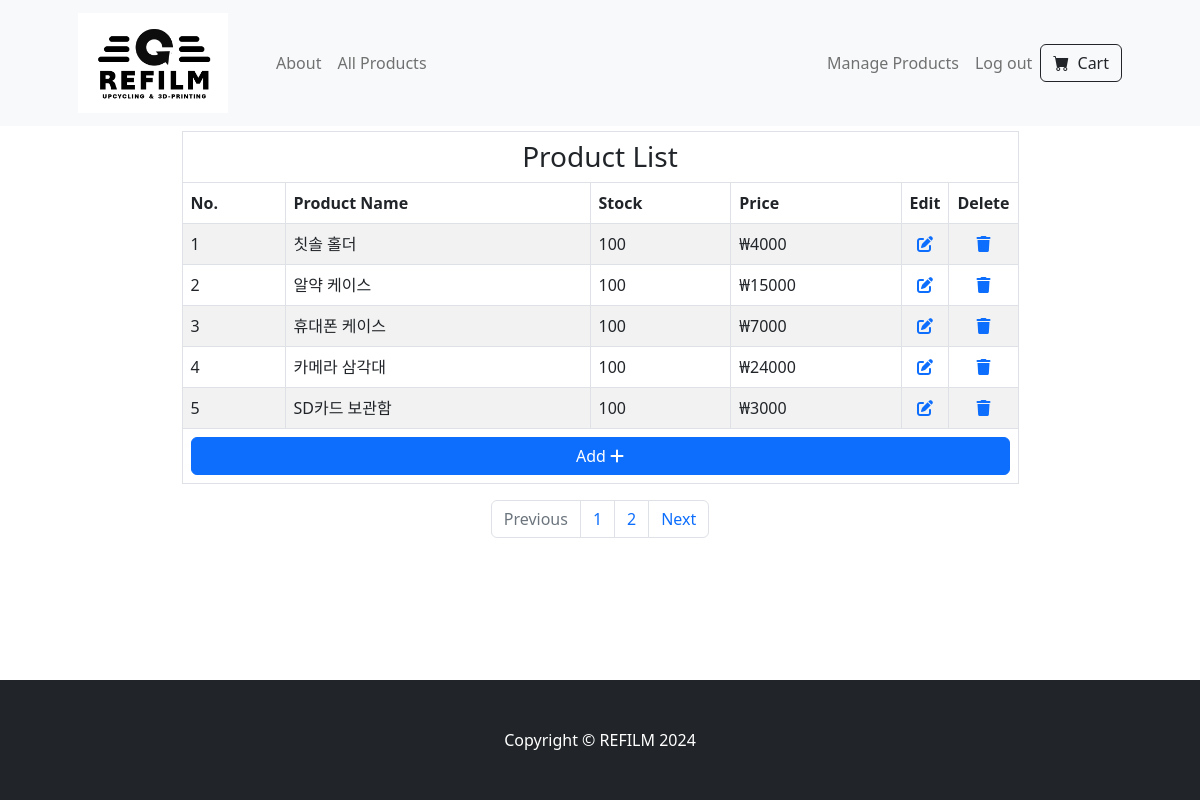
The app's page /manage (signed in), older data.
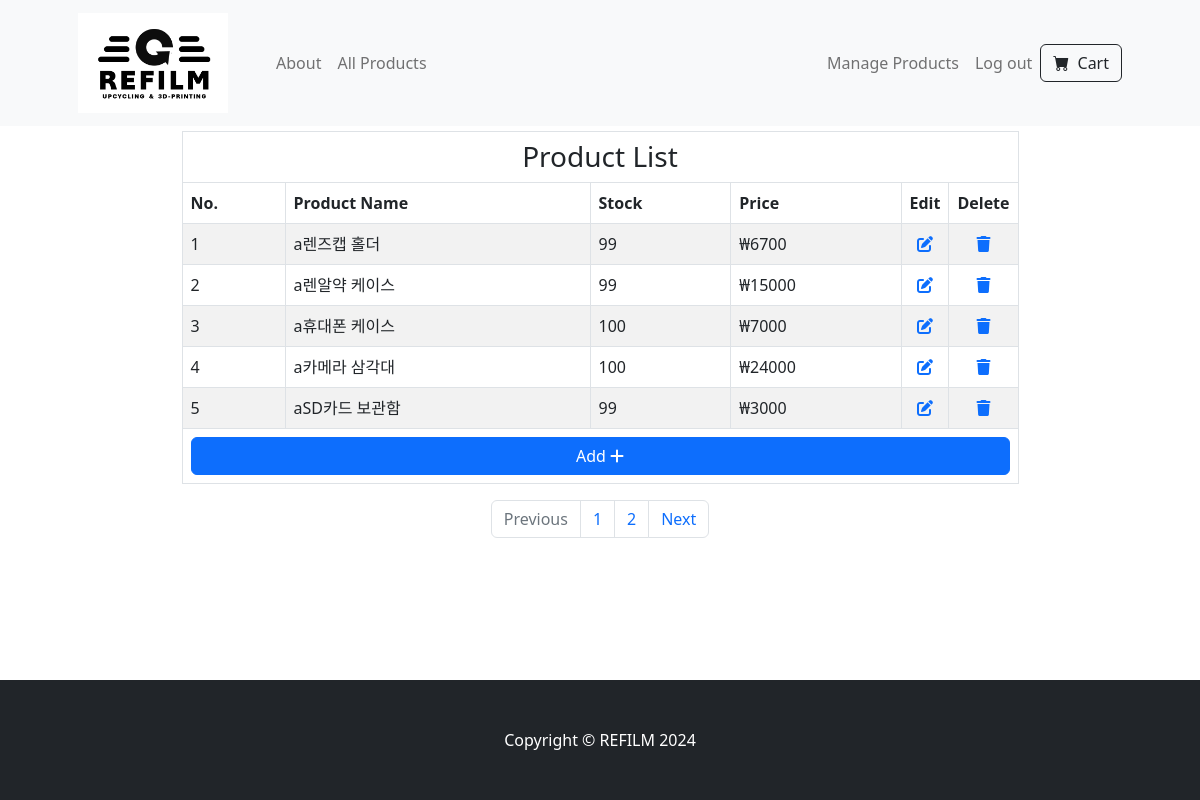
The same page, newer data.
### tables this page shows
CREATE TABLE products (id INTEGER PRIMARY KEY AUTOINCREMENT NOT NULL, productname TEXT NOT NULL, quantity INTEGER NOT NULL, price INTEGER NOT NULL, image_extension TEXT, description TEXT);

### app.py (the view)
@app.route('/manage')
@login_required
def manage():
    all_product_length = len(db.execute("SELECT * FROM products"))
    page = int(request.args.get('page', 1))
    start = (page - 1) * PER_PAGE_MANAGE
    data, length = get_page_data(start, PER_PAGE_MANAGE)
    products = []
    for i in range(length):
        products.append({"index": i + 1 + start, "product_name": data[i]["productname"], "quantity": data[i]["quantity"], "price": data[i]["price"], "product_id":int(data[i]["id"])})
    pagination_links = make_pagination_link(all_product_length, PER_PAGE_MANAGE, 'manage')
    return render_template("manage.html", products=products, pagination_links=pagination_links, page=page)

### helpers.py (called while the page is built)
def login_required(f):
    @wraps(f)
    def decorated_function(*args, **kwargs):
        if session.get("user_id") is None:
            return redirect("/login")
        return f(*args, **kwargs)
    return decorated_function

def get_page_data(start, per_page_number):
    data = db.execute("SELECT * FROM products ORDER BY id desc LIMIT ? OFFSET ?", per_page_number, start)
    length = len(data)
    return data, length

def make_pagination_link(length, per_page_number, query_string):
    pagination_links = []
    total_pages = (length // per_page_number) + (length % per_page_number > 0)
    for num in range(1, total_pages + 1):
        link = url_for(f'{query_string}', page=num)  # Generate URL for each page
        pagination_links.append(link)
    return pagination_links

### templates/manage.html (shortened to what this page needs)
{% extends "layout.html" %}
{% block content %}
    <div class="container">
        <table class="table table-striped table-bordered mx-auto" style="width : 75%; height:fit-content; margin-top: 5px">
            <thead>
                <tr>
                    <th colspan="6" class="text-center h3">Product List</th>
                </tr>
                <tr>
                    <th>No.</th>
                    <th>Product Name</th>
                    <th>Stock</th>
                    <th>Price</th>
                    <th style="width:5%; text-align:center">Edit</th>
                    <th style="width:5%; text-align:center">Delete</th>
                </tr>
            </thead>
            <tbody>
                {% for product in products %}
                    <tr>
                        <td>{{ product.index }}</td>
                        <td>{{ product.product_name }}</td>
                        <td>{{ product.quantity }}</td>
                        <td>₩{{ product.price }}</td>
                        <td style="text-align:center"><a href="edit/{{ product.product_id }}"><i class="fa-solid fa-pen-to-square"></i></a></td>
                        <td style="text-align:center"><a href="delete/{{ product.product_id }}"><i class="fa-solid fa-trash"></i></a></td>
                    </tr>
                {% endfor %}
                <tr>
                    <th colspan="6"><a href="/add" class="btn btn-primary" style="width:100%; height:100%">Add <i class="fa-solid fa-plus"></i></a>  </th>
                </tr>
            </tbody>
        </table>
        <nav aria-label="Page navigation">
            <ul class="pagination justify-content-center">
                {% if page == 1 %}
                    <li class="page-item disabled">
                        <a class="page-link">Previous</a>
                    </li>
                {% else %}
                    <li class="page-item">
                        <a class="page-link" href="{{ url_for('manage', page=page-1) }}">Previous</a>
                    </li>
                {% endif %}
                {% for link in pagination_links %}
                    <li class="page-item">
                        <a class="page-link" href="{{ link }}">{{ loop.index }}</a>
                    </li>
                {% endfor %}
                {% if page >= pagination_links|length %}
                    <li class="page-item disabled">
                        <a class="page-link">Next</a>
                    </li>
                {% else %}
                    <li class="page-item">
                        <a class="page-link" href="{{ url_for('manage', page= page + 1) }}">Next</a>
                    </li>
                {% endif %}
            </ul>
        </nav>
    </div>
{% endblock %}

Row changes from the older to the newer data that the page shows:
changed products: product_name "칫솔 홀더" → "a렌즈캡 홀더"; quantity "100" → "99"; price "4000" → "6700"
changed products: product_name "알약 케이스" → "a렌알약 케이스"; quantity "100" → "99"
changed products: product_name "휴대폰 케이스" → "a휴대폰 케이스"
changed products: product_name "카메라 삼각대" → "a카메라 삼각대"
changed products: product_name "SD카드 보관함" → "aSD카드 보관함"; quantity "100" → "99"
